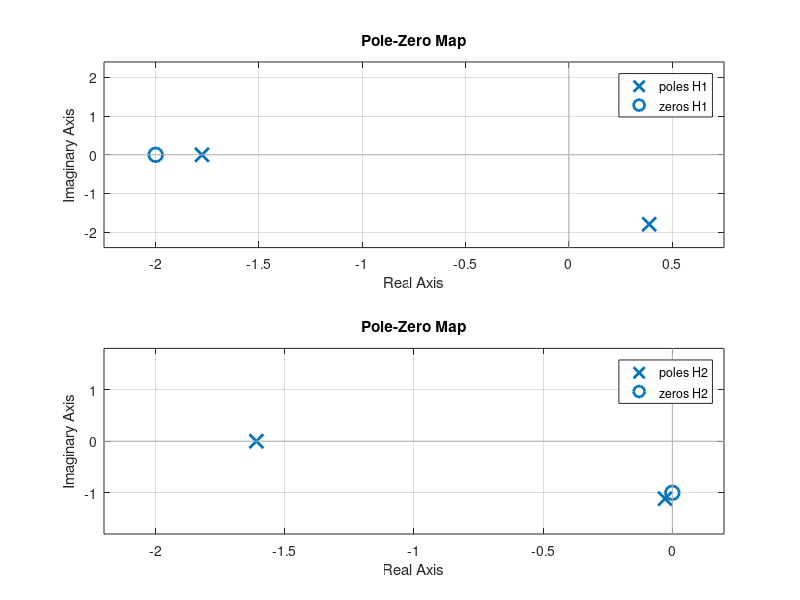

Reproduce this figure in MATLAB.
A1 = [1 1 2 6];
B1 = [1 2];
H1 = tf(B1,A1);
A2 = [3 5 4 6];
B2 = [1 0 1];
H2 = tf(B2,A2);
subplot(2,1,1);
pzmap(H1);
hold on;
subplot(2,1,2);
pzmap(H2);